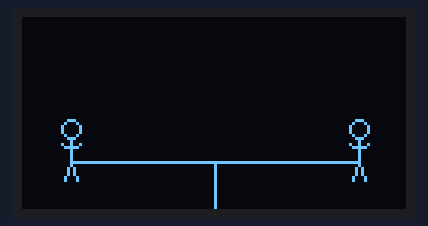
The sketch below on a simulated Arduino Uno, built with avr-gcc and run on an emulated ATmega328P. Shown: 128×64 one-colour display.

Above: at 0.16 s.
At 1.44 s:
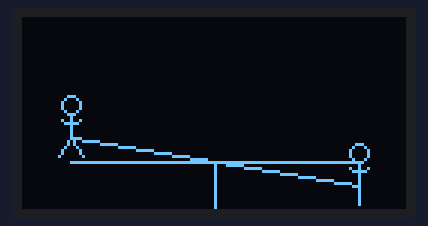
At 2.65 s:
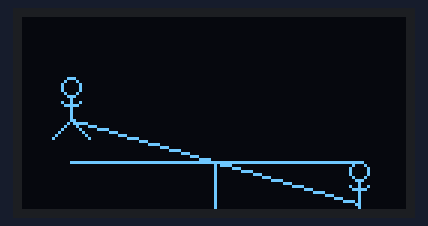
At 5.29 s:
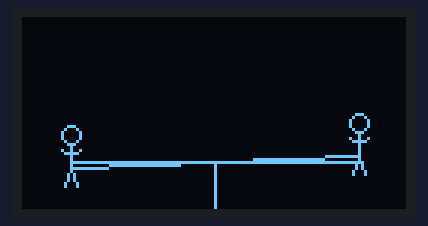
At 7.78 s:
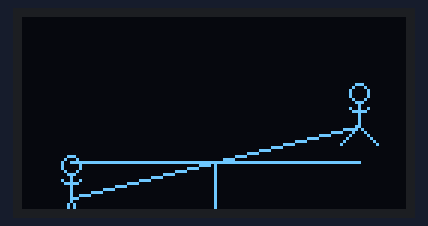
At 10.43 s:
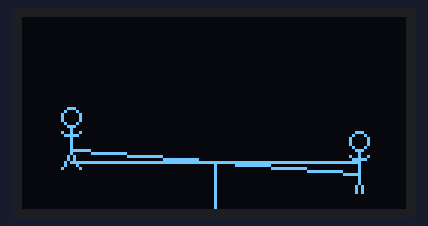

The sketch:

SEE_SAW_ANIMATION_USING_OLED.ino
```cpp
#include <Wire.h>
#include <Adafruit_GFX.h>
#include <Adafruit_SSD1306.h>

#define SCREEN_WIDTH 128
#define SCREEN_HEIGHT 64
#define OLED_RESET    -1
Adafruit_SSD1306 display(SCREEN_WIDTH, SCREEN_HEIGHT, &Wire, OLED_RESET);

int angle = 0;
bool up = true;

void drawPerson(int x, int y, int legSwing) {
  int headSize = 3;
  int bodyHeight = 8;
  int legOffset = 2;

  // Head
  display.drawCircle(x, y - bodyHeight - headSize, headSize, SSD1306_WHITE);

  // Body
  display.drawLine(x, y - bodyHeight, x, y, SSD1306_WHITE);

  // Legs
  display.drawLine(x, y, x - legOffset - legSwing, y + 6, SSD1306_WHITE);
  display.drawLine(x, y, x + legOffset + legSwing, y + 6, SSD1306_WHITE);

  // Arms
  display.drawLine(x, y - bodyHeight / 2, x - 3, y - bodyHeight / 2 - 2, SSD1306_WHITE);
  display.drawLine(x, y - bodyHeight / 2, x + 3, y - bodyHeight / 2 - 2, SSD1306_WHITE);
}

void setup() {
  if(!display.begin(SSD1306_SWITCHCAPVCC, 0x3C)) {
    Serial.println(F("SSD1306 allocation failed"));
    for(;;);
  }
  display.clearDisplay();
  display.display();
}

void loop() {
  display.clearDisplay();
  display.drawLine(16, 48, 112, 48, SSD1306_WHITE);
  display.drawLine(64, 48, 64, 63, SSD1306_WHITE);
  int y1 = 48 - (angle / 2);
  int y2 = 48 + (angle / 2);

  display.drawLine(16, y1, 112, y2, SSD1306_WHITE);
  int legSwing = (angle / 6);
  drawPerson(16, y1, legSwing);
  drawPerson(112, y2, -legSwing);

  display.display();

  if (up) {
    angle++;
    if (angle >= 30) up = false;
  } else {
    angle--;
    if (angle <= -30) up = true;
  }

  delay(50);
}
```

Measured:
- by itself, everything shown: repeats every 9.6 s, in 60 steps
